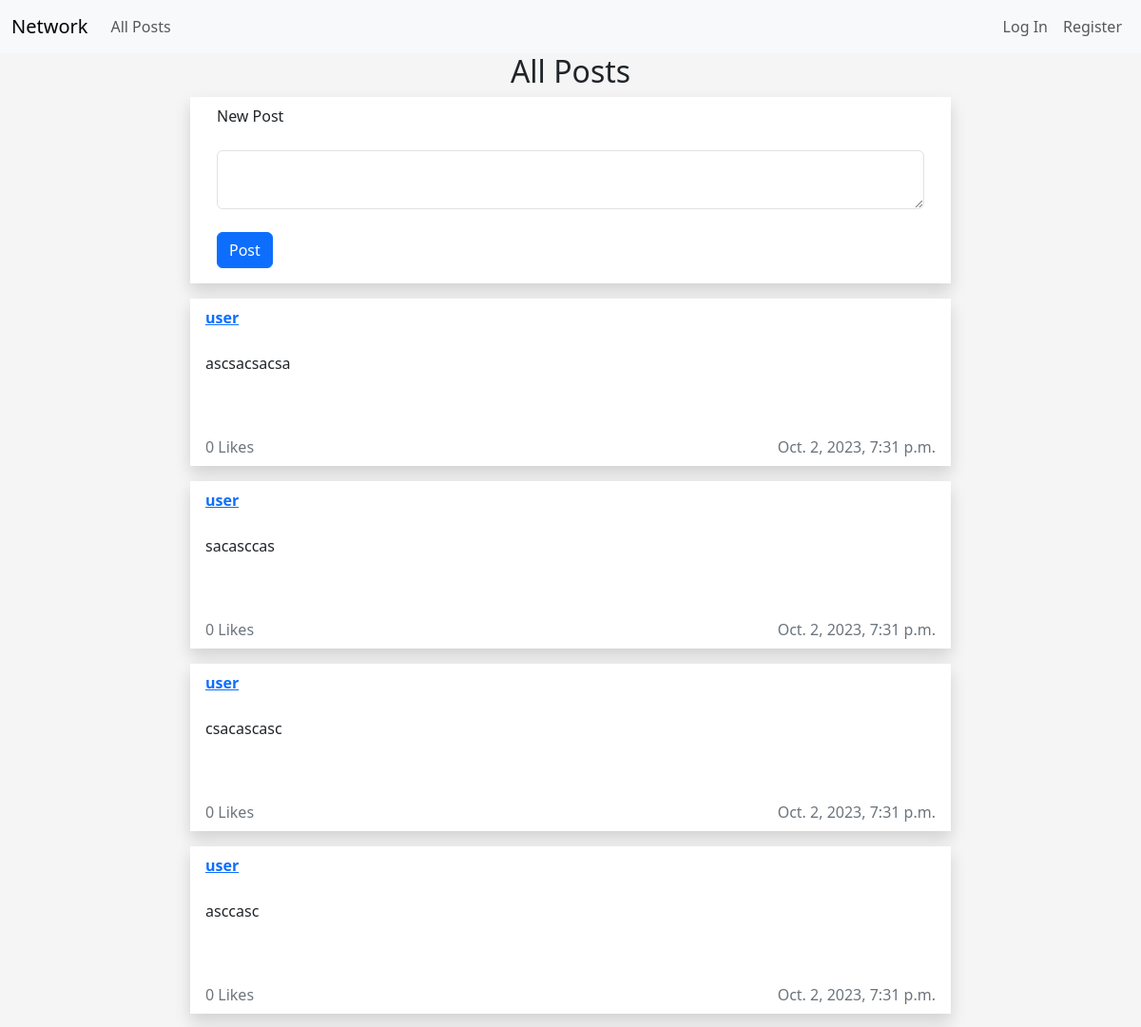
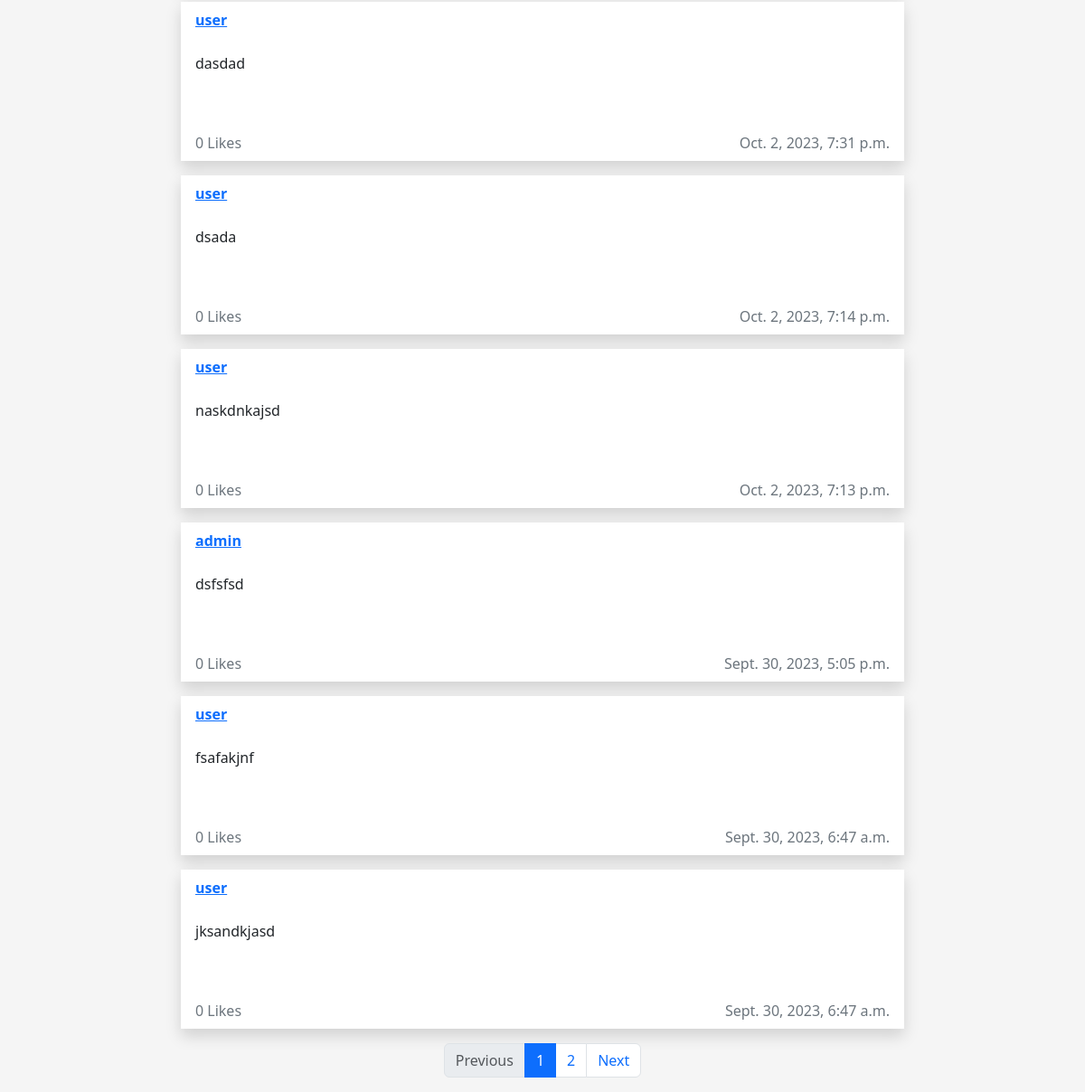
The app's page /, older data (2 pictures, top to bottom).
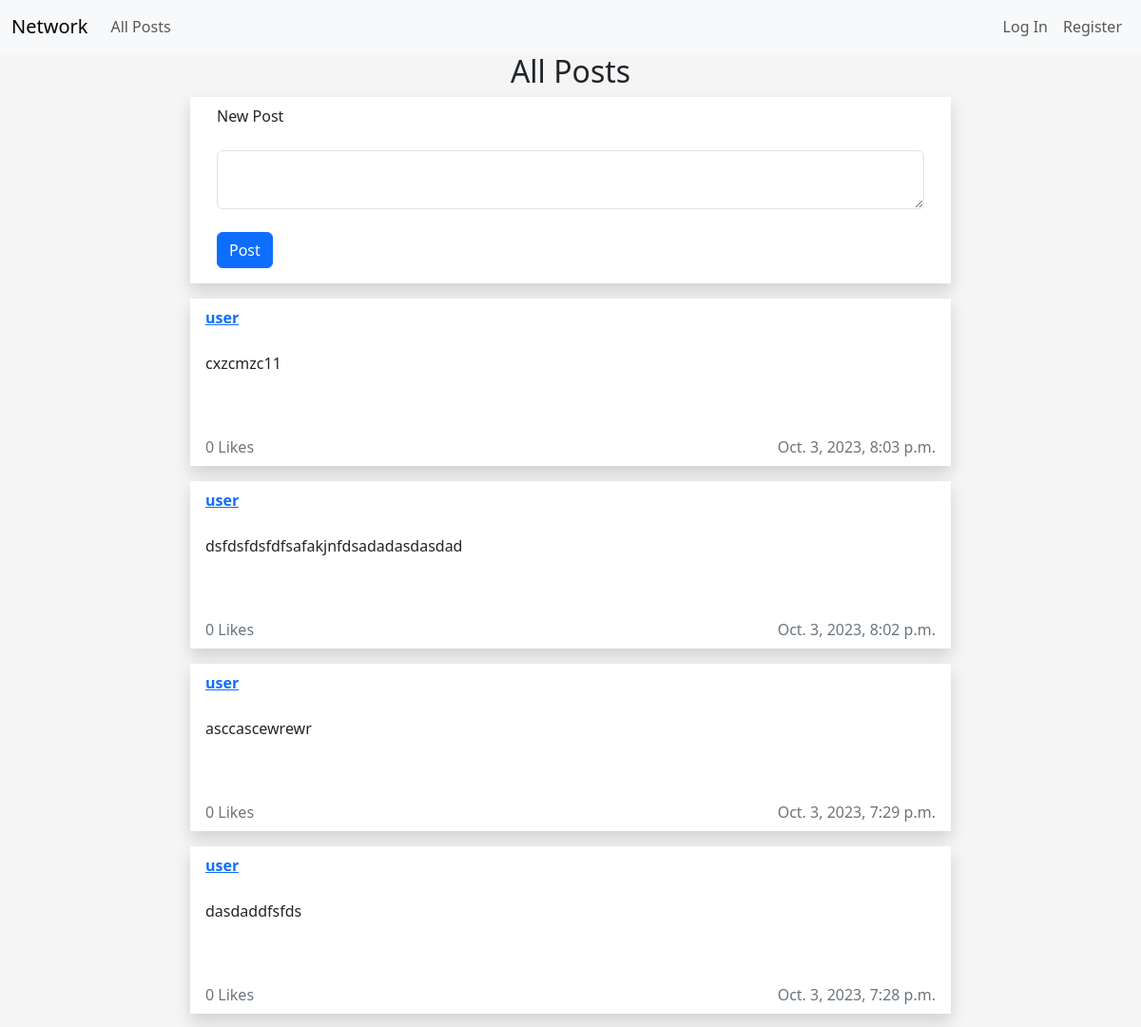
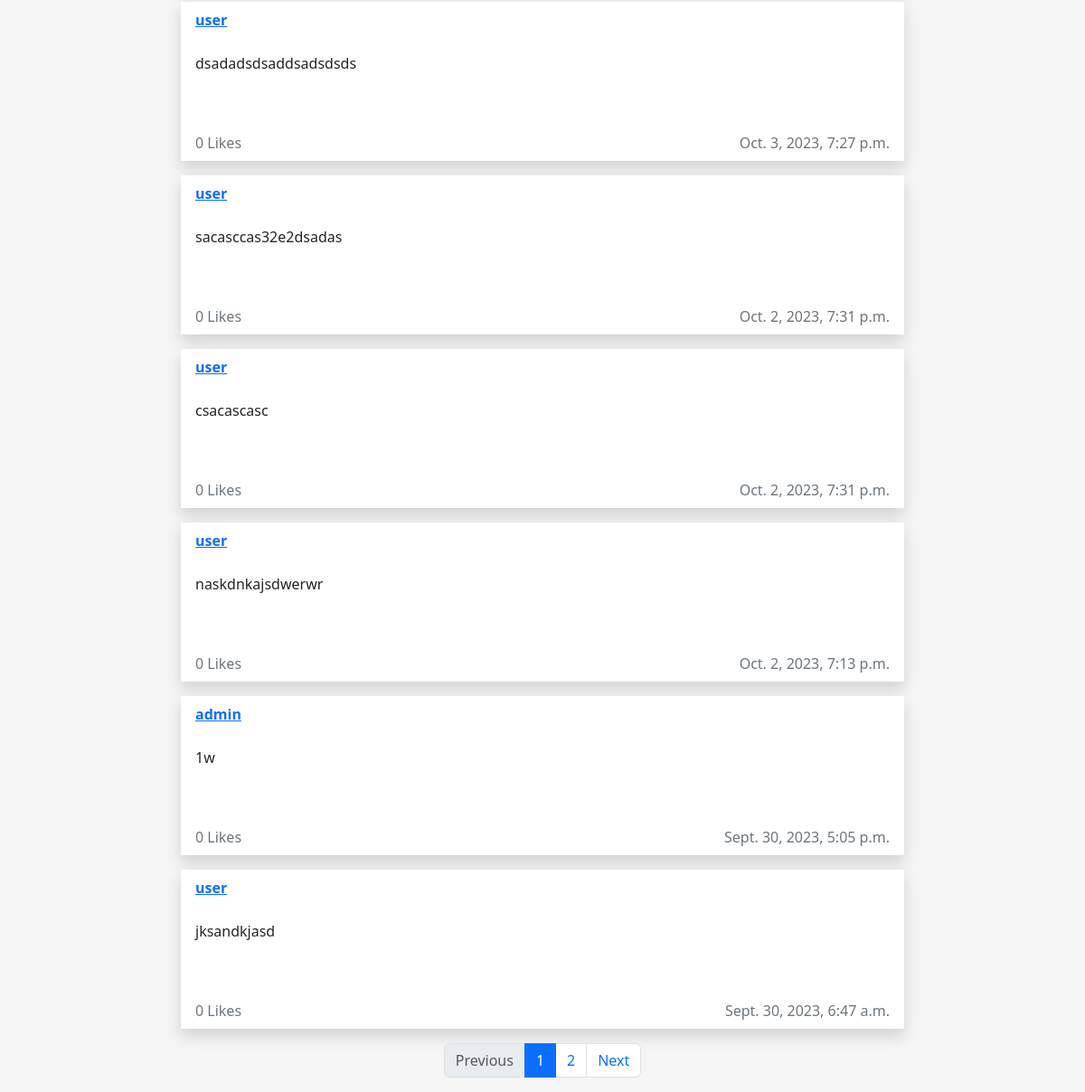
The same page, newer data (2 pictures, top to bottom).
### network/models.py (models this page shows, shortened)
class Post(models.Model):
    user = models.ForeignKey(User, on_delete=models.CASCADE)
    content = models.TextField()
    timestamp = models.DateTimeField(auto_now_add=True)
    likes = models.PositiveBigIntegerField(default=0)

class User(AbstractUser):
    pass

### network/views.py (the view)
# urls.py: path("", views.index, name="index"),
def index(request):
    post_list = Post.objects.all().order_by('-timestamp')
    paginator = Paginator(post_list, POST_NUMBER_PER_PAGE)  # Show2  contacts per page.
    page_number = request.GET.get("page")
    page_obj = paginator.get_page(page_number)
    return render(request, "network/index.html",{
        "page_obj": page_obj
    })

### network/templates/network/index.html (shortened to what this page needs)
{% extends "network/layout.html" %}
{% block body %}
<h2>All Posts</h2>
<div class="row">
   <div class="card rounded-0 border-0 shadow mb-3 mx-auto" style="max-width: 50rem;">
      <div class="card-header bg-transparent border-0">
         New Post
      </div>
      <div class="card-body">
         <form action="{% url 'post' %}" method="post">
            <textarea class="form-control" autofocus="true" name="content" id="content" maxlength="400"></textarea><br>
            <input class="btn btn-primary" type="submit" value="Post">
         </form>
      </div>
   </div>
</div>
{% for post in page_obj.object_list %}
<div id="posts">
   <div class="row mb-3">
      <div class="post" data-post-id="{{ post.id }}">
         <div class="card rounded-0 border-0 shadow mx-auto" style="max-width: 50rem;">
               <div class="card-header bg-transparent border-0 d-flex justify-content-between">
                  <strong><a href="{% url 'profile' post.user.id %}">{{ post.user }}</a></strong>
               </div>
               <div class="card-body text-dark">
                  <p id="post-content" class="post-content">{{ post.content }}</p>
                  <br>
               </div>
            <div class="card-footer bg-transparent text-secondary border-0 d-flex justify-content-between">
               <div>
                  <span> {{ post.likes }} Likes</span>
               </div>
               <div>
                  <span> {{ post.timestamp }}</span>
               </div>
            </div>
         </div>
      </div>
   </div>
</div>
{% endfor %}
<nav aria-label="Page navigation example">
   <ul class="pagination justify-content-center">
      {% if page_obj.has_previous %}
      <li class="page-item">
         <a class="page-link" href="?page={{ page_obj.previous_page_number }}">Previous</a>
      </li>
      {% else %}
      <li class="page-item disabled">
         <span class="page-link">Previous</span>
      </li>
      {% endif %}
      {% for i in page_obj.paginator.page_range %}
      <li class="page-item {% if i == page_obj.number %}active{% endif %}">
         <a class="page-link" href="?page={{ i }}">{{ i }}</a>
      </li>
      {% endfor %}
      {% if page_obj.has_next %}
      <li class="page-item">
         <a class="page-link" href="?page={{ page_obj.next_page_number }}">Next</a>
      </li>
      {% else %}
      <li class="page-item disabled">
         <span class="page-link">Next</span>
      </li>
      {% endif %}
   </ul>
</nav>
{% endblock %}

Row changes from the older to the newer data that the page shows:
changed Post: content "ascsacsacsa" → "cxzcmzc11"; timestamp "Oct. 2, 2023, 7:31 p.m." → "Oct. 3, 2023, 8:03 p.m."
changed Post: content "fsafakjnf" → "dsfdsfdsfdfsafakjnfdsadadasdasdad"; timestamp "Sept. 30, 2023, 6:47 a.m." → "Oct. 3, 2023, 8:02 p.m."; moves up the list
changed Post: content "asccasc" → "asccascewrewr"; timestamp "Oct. 2, 2023, 7:31 p.m." → "Oct. 3, 2023, 7:29 p.m."
changed Post: content "dasdad" → "dasdaddfsfds"; timestamp "Oct. 2, 2023, 7:31 p.m." → "Oct. 3, 2023, 7:28 p.m."
changed Post: content "dsada" → "dsadadsdsaddsadsdsds"; timestamp "Oct. 2, 2023, 7:14 p.m." → "Oct. 3, 2023, 7:27 p.m."
changed Post: content "sacasccas" → "sacasccas32e2dsadas"; moves down the list
shown differently, row unchanged: Post "csacascasc": moves down the list
changed Post: content "naskdnkajsd" → "naskdnkajsdwerwr"
changed Post "Sept. 30, 2023, 5:05 p.m.": content "dsfsfsd" → "1w"
